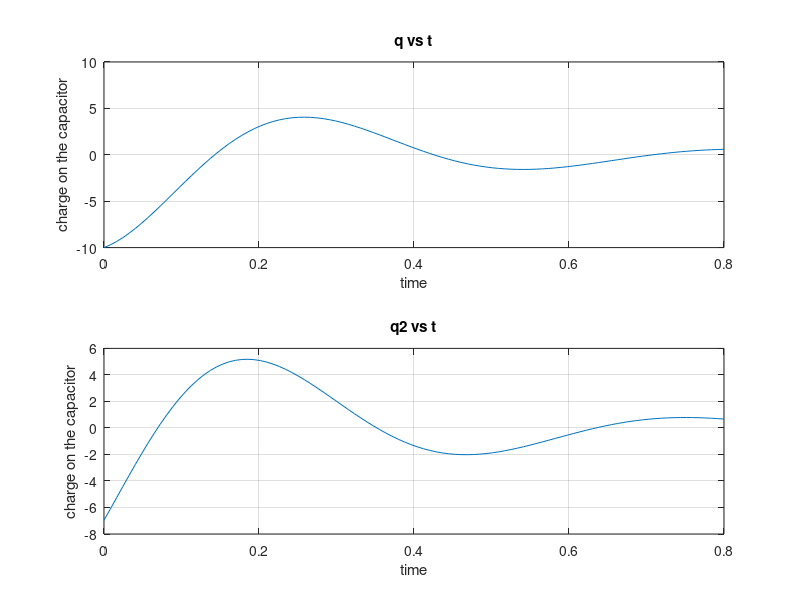

MATLAB code to generate this figure:
%q(t) = q_0e^(-Rt/2L)cos(sqrt((1/LC)-(R/(2L))^(2)t)
%house keeping 
clc;clear all; close all;
format long;
t= linspace(0,0.8);
q0=10;
R= 60;
L=9;
C=0.00005;
q= q0.*exp((-R.*t)/(2.*L)).*cos(sqrt(1/(L.*C))-(R/(2.*L)).^(2).*t);
subplot(2,1,1), plot(t,q);
grid; 
xlabel ('time');
ylabel('charge on the capacitor');
title('q vs t');

c= 0.0005;
q2 = q0.*exp((-R.*t)/(2.*L)).*cos(sqrt(1/(L.*c))-(R/(2.*L)).^(2).*t);
subplot(2,1,2), plot(t,q2);
grid;
xlabel ('time');
ylabel('charge on the capacitor');
title('q2 vs t');


q = q0.*exp((-R.*t)/(2.*L)).*cos(sqrt(1/(L.*C)-(R/(2.*L)).^2).*t); 